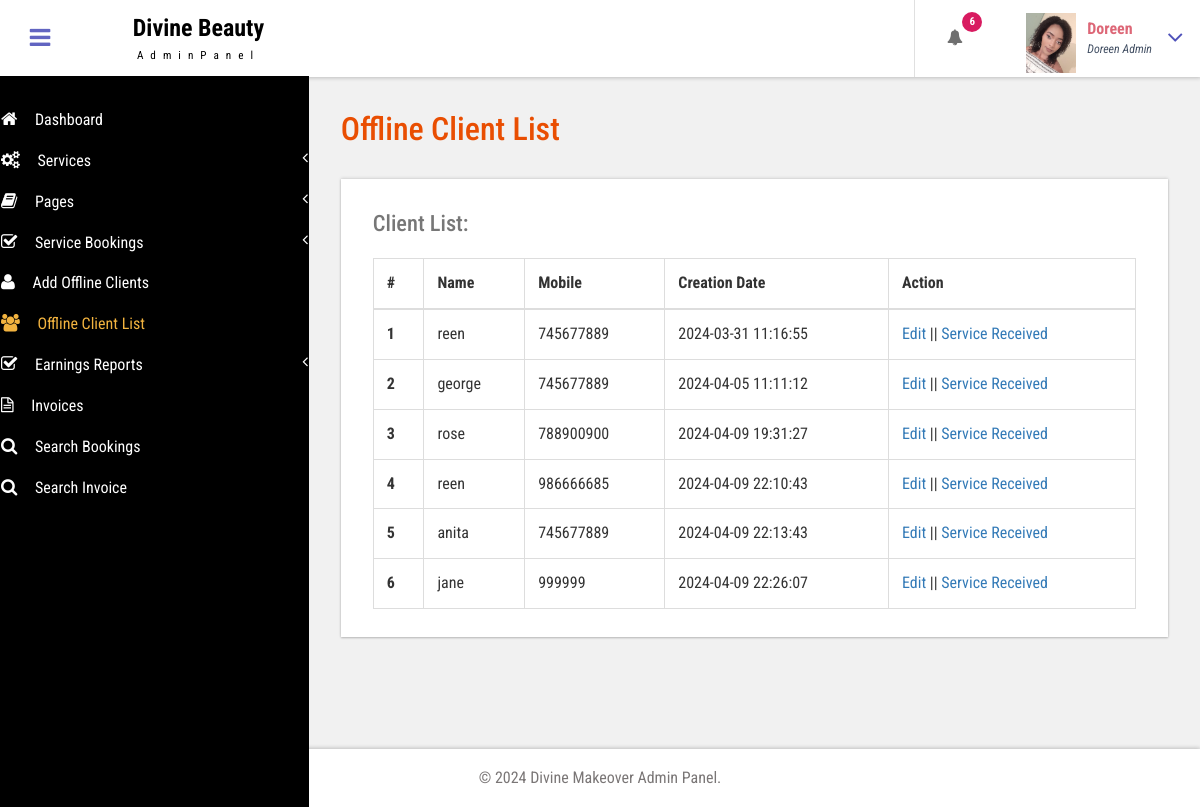
The app's page /admin/customer-list.php (signed in) with its own data.
### tables this page shows
CREATE TABLE `tblcustomers` (
  `ID` int(10) NOT NULL,
  `Name` varchar(120) DEFAULT NULL,
  `Email` varchar(200) DEFAULT NULL,
  `MobileNumber` bigint(11) DEFAULT NULL,
  `Gender` enum('Female','Male','Transgender') DEFAULT NULL,
  `Details` mediumtext DEFAULT NULL,
  `CreationDate` timestamp NULL DEFAULT current_timestamp(),
  `UpdationDate` timestamp NULL DEFAULT NULL ON UPDATE current_timestamp()
);

### admin/customer-list.php (the view, shortened to what this page needs)
<?php
include('includes/dbconnection.php');
if (strlen($_SESSION['bpmsaid']==0)) {
  header('location:logout.php');
  } else{
  ?>
<!DOCTYPE HTML>
<html>
<head>
<link href="css/bootstrap.css" rel='stylesheet' type='text/css' />
<link href="css/style.css" rel='stylesheet' type='text/css' />
<link href="css/font-awesome.css" rel="stylesheet">
<link href="css/animate.css" rel="stylesheet" type="text/css" media="all">
<link href="css/custom.css" rel="stylesheet">
</head>
<body class="cbp-spmenu-push">
	<div class="main-content">
		 <?php include_once('includes/sidebar.php');?>
		 <?php include_once('includes/header.php');?>
		<div id="page-wrapper">
			<div class="main-page">
				<div class="tables">
					<h3 class="title1">Offline Client List</h3>
					<div class="table-responsive bs-example widget-shadow">
						<h4>Client List:</h4>
						<table class="table table-bordered"> <thead> <tr> <th>#</th> <th>Name</th> <th>Mobile</th> <th>Creation Date</th><th>Action</th> </tr> </thead> <tbody>
<?php
$ret=mysqli_query($con,"select *from  tblcustomers");
$cnt=1;
while ($row=mysqli_fetch_array($ret)) {
?>
						 <tr> <th scope="row"><?php echo $cnt;?></th> <td><?php  echo $row['Name'];?></td> <td><?php  echo $row['MobileNumber'];?></td><td><?php  echo $row['CreationDate'];?></td> <td><a href="edit-customer-detailed.php?editid=<?php echo $row['ID'];?>">Edit</a>  ||  <a href="add-customer-services.php?addid=<?php echo $row['ID'];?>">Service Received</a></td> </tr>   <?php
$cnt=$cnt+1;
}?></tbody> </table>
					</div>
				</div>
			</div>
		</div>
		 <?php include_once('includes/footer.php');?>
	</div>
</body>
</html>
<?php }  ?>

### admin/includes/header.php (shortened to what this page needs)
<div class="sticky-header header-section ">
      <div class="header-left">
        <button id="showLeftPush"><i class="fa fa-bars"></i></button>
        <div class="logo">
          <a href="index.html">
            <h1>Divine Beauty</h1>
            <span>AdminPanel</span>
          </a>
        </div>
      </div>
      <div class="header-right">
        <div class="profile_details_left">
          <ul class="nofitications-dropdown">
            <?php
$ret1=mysqli_query($con,"select ID,Name from  tblappointment where Status=''");
$num=mysqli_num_rows($ret1);
?>
            <li class="dropdown head-dpdn">
              <a href="#" class="dropdown-toggle" data-toggle="dropdown" aria-expanded="false"><i class="fa fa-bell"></i><span class="badge blue"><?php echo $num;?></span></a>
            </li>
          </ul>
          <div class="clearfix"> </div>
        </div>
        <div class="profile_details">
        <?php
$adid=$_SESSION['bpmsaid'];
$ret=mysqli_query($con,"select AdminName from tbladmin where ID='$adid'");
$row=mysqli_fetch_array($ret);
$name=$row['AdminName'];
?>
          <ul>
            <li class="dropdown profile_details_drop">
              <a href="#" class="dropdown-toggle" data-toggle="dropdown" aria-expanded="false">
                <div class="profile_img">
                  <span class="prfil-img"><img src="images/new1.jpg" alt="" width="50" height="60"> </span>
                  <div class="user-name">
                    <p><?php echo $name; ?></p>
                    <span>Doreen Admin</span>
                  </div>
                  <i class="fa fa-angle-down lnr"></i>
                  <div class="clearfix"></div>
                </div>
              </a>
            </li>
          </ul>
        </div>
      </div>
      <div class="clearfix"> </div>
    </div>

### admin/css/style.css (style rules this page uses)
h4, h5, h6, h1, h2, h3 { margin: 0; }
ul, ol { margin: 0; }
p { margin: 0; }
html, body { font-family: 'Roboto Condensed', sans-serif; font-size: 100%; overflow-x: hidden; background: #fff; }
body a { transition: 0.5s all ease; -webkit-transition: 0.5s all ease; -moz-transition: 0.5s all ease; -o-transition: 0.5s all ease; -ms-transition: 0.5s all ease; text-decoration:none; }
h1,h2,h3,h4,h5,h6 { margin:0; }
p { margin:0; }
ul,label { margin:0; padding:0; }
.main-content { position: relative; }
.sticky-header { position: fixed; top: 0; left:0px; width: 100%; z-index: 100; }
.header-section { background:#fff; box-shadow: 1px 1px 4px rgba(0, 0, 0, 0.21); -webkit-box-shadow: 1px 1px 4px rgba(0, 0, 0, 0.21); -moz-box-shadow: 1px 1px 4px rgba(0, 0, 0, 0.21); -o-box-shadow: 1px 1px 4px rgba(0, 0, 0, 0.21); }
.header-section::after { clear: both; display: block; content: ''; }
.header-left { float: left; width: 45%; }
.header-right { float: right; }
button#showLeftPush { font-size: 1.5em; width: 80px; padding: 0.87em 0; text-align: center; cursor: pointer; float: left; color: #6F6F6F; -moz-transition: all 0.2s ease-out 0s; -webkit-transition: all 0.2s ease-out 0s; transition: all 0.2s ease-out 0s; border: none; background-color: #fff; outline:none; }
.cbp-spmenu-push { overflow-x: hidden; position: relative; }
.cbp-spmenu, .cbp-spmenu-push { -webkit-transition: all 0.3s ease; -moz-transition: all 0.3s ease; transition: all 0.3s ease; }
.cbp-spmenu-push div#page-wrapper { margin: 0 0 0 19.3em; transition:.5s all; -webkit-transition:.5s all; -moz-transition:.5s all; }
.fa { display: inline-block; font-family: FontAwesome; font-style: normal; font-weight: normal; line-height: 1; -webkit-font-smoothing: antialiased; -moz-osx-font-smoothing: grayscale; }
.logo { background: #fff; text-align: center; float: left; }
.logo a { padding: 0.9em 3.3em .7em; display: block; text-decoration: none; }
.logo a h1 { color: #000; font-size: 1.5em; line-height: 1.2em; font-weight: 700; }
.logo a span { color: #000; font-size: .7em; text-align: center; letter-spacing: 7px; }
.profile_details_left { float: left; }
li.dropdown.head-dpdn { display: inline-block; padding: 1.7em 0; border-left: 1px solid #E0E0E0; float: left; }
li.dropdown.head-dpdn a.dropdown-toggle { padding: 1.7em 2em; }
i.fa.fa-bell { color:#6F6F6F; }
.header-right span.badge { font-size: 11px; font-weight: bold; color: #FFF; background: #8BC34A; line-height: 15px; width: 20px; height: 20px; border-radius: 2em; -webkit-border-radius: 2em; -moz-border-radius: 2em; -o-border-radius: 2em; text-align: center; display: inline-block; position: absolute; top: 16%; padding: 2px 0 0; }
.header-right span.blue { background-color:#D81B60; }
.profile_details { float: right; }
.profile_details_drop a.dropdown-toggle { display:block; padding: 0.8em 3em 0 2em; }
.profile_img span.prfil-img { float:left; }
.user-name { float:left; margin-top:8px; margin-left:11px; height:35px; }
.profile_details ul li { list-style-type:none; position:relative; }
.profile_details li a i.fa.lnr { position: absolute; top: 34%; right: 8%; color: #4F52BA; font-size: 1.6em; }
.user-name p { font-size:1em; color:#DD6777; line-height:1em; font-weight:700; }
.user-name span { font-size: .75em; font-style: italic; color: #424f63; font-weight: normal; margin-top: .3em; }
.widget-shadow { background-color: #fff; box-shadow: 0 -1px 3px rgba(0,0,0,.12),0 1px 2px rgba(0,0,0,.24); -webkit-box-shadow: 0 -1px 3px rgba(0,0,0,.12),0 1px 2px rgba(0,0,0,.24); -moz-box-shadow: 0 -1px 3px rgba(0,0,0,.12),0 1px 2px rgba(0,0,0,.24); }
h3.title1 { font-size: 2em; color: #e94e02; margin-bottom: 0.8em; }
.table > thead > tr > th, .table > tbody > tr > th, .table > tfoot > tr > th, .table > thead > tr > td, .table > tbody > tr > td, .table > tfoot > tr > td { border-top: none; }
.tables h4 { font-size: 1.4em; margin-bottom: 1em; color: #777777; }
.tables .panel-body ,.tables .bs-example { padding: 2em 2em 0.5em; }
.tables .table > thead > tr > th, .tables .table > tbody > tr > th, .tables .table > tfoot > tr > th, .tables .table > thead > tr > td, .tables .table > tbody > tr > td, .tables .table > tfoot > tr > td { padding: 13px; border-top: 1px solid #E0E0E0; }
.bs-example { margin-top: 2em; }

### admin/css/custom.css (style rules this page uses)
#page-wrapper { padding:7em 2em 2.5em; background-color: #F1F1F1; }

### records on screen
tblcustomers: Name "reen", MobileNumber "745677889", CreationDate "2024-03-31 11:16:55"
tblcustomers: Name "george", MobileNumber "745677889", CreationDate "2024-04-05 11:11:12"
tblcustomers: Name "rose", MobileNumber "788900900", CreationDate "2024-04-09 19:31:27"
tblcustomers: Name "reen", MobileNumber "986666685", CreationDate "2024-04-09 22:10:43"
tblcustomers: Name "anita", MobileNumber "745677889", CreationDate "2024-04-09 22:13:43"
tblcustomers: Name "jane", MobileNumber "999999", CreationDate "2024-04-09 22:26:07"

### other values on screen
$num "6"
$name "Doreen"
